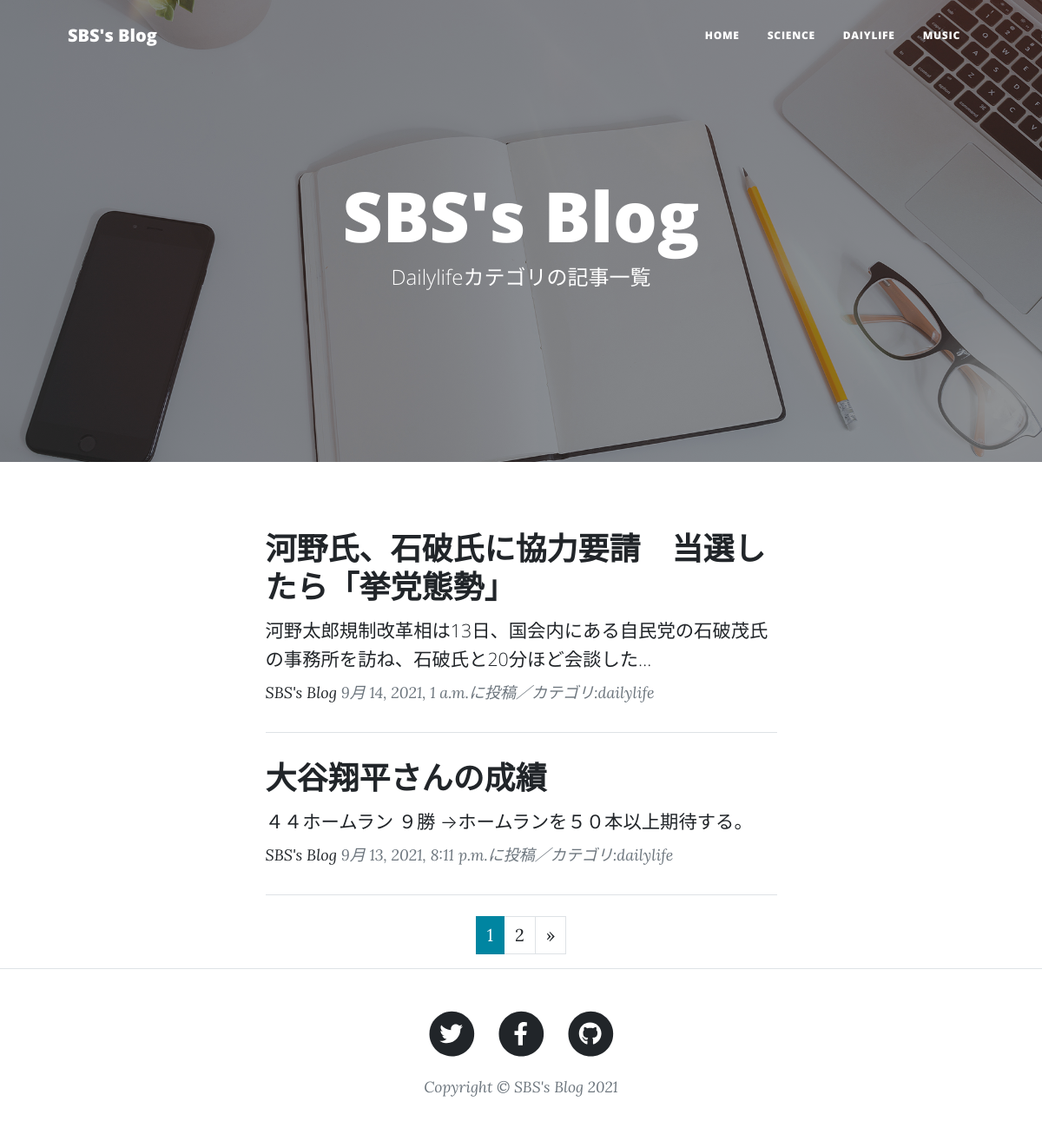
/dailylife-list/, run on the app's committed database.
### blog/models.py (models this page shows, shortened)
class BlogPost(models.Model):
	CATEGORY = (('science','科学のこと'),('dailylife','日常のこと'),('music','音楽のこと'))
	title = models.CharField(
			verbose_name='タイトル',
			max_length=200
			)
	content = models.TextField(
			verbose_name='本文'
			)
	posted_at = models.DateTimeField(
			verbose_name='投稿日時',
			auto_now_add=True
			)
	category = models.CharField(
			verbose_name='カテゴリ',
			max_length=50,
			choices=CATEGORY
			)

### blog/views.py (the view)
# urls.py: path('dailylife-list/',views.DailylifeView.as_view(),name='dailylife_list'),
class DailylifeView(ListView):
	template_name = 'dailylife_list.html'
	model = BlogPost
	context_object_name = 'dailylife_records'
	queryset = BlogPost.objects.filter(category='dailylife').order_by('-posted_at')
	paginate_by = 2

### templates/dailylife_list.html (shortened to what this page needs)
{% extends 'base.html' %}
{% load static %}
        {% block header %}
        <header class="masthead" style="background-image: url({% static 'assets/img/home-bg.jpg' %})">
            <div class="container position-relative px-4 px-lg-5">
                <div class="row gx-4 gx-lg-5 justify-content-center">
                    <div class="col-md-10 col-lg-8 col-xl-7">
                        <div class="site-heading">
                            <h1>SBS's Blog</h1>
                            <span class="subheading">Dailylifeカテゴリの記事一覧</span>
                        </div>
                    </div>
                </div>
            </div>
        </header>
        {% endblock %}
        {% block contents %}
        <div class="container px-4 px-lg-5">
            <div class="row gx-4 gx-lg-5 justify-content-center">
                <div class="col-md-10 col-lg-8 col-xl-7">
                    {% for record in dailylife_records %}
                    <div class="post-preview">
                        <a href="{% url 'blog:blog_detail' record.pk %}">
                            <h2 class="post-title">{{ record.title }}</h2>
                            <h3 class="post-subtitle">
                                <span style="font-size : 16pt">
                                    {{ record.content|truncatechars:50}}
                                </span>
                            </h3>
                        </a>
                        <p class="post-meta">
                            <a href="#!">SBS's Blog</a>
                            {{ record.posted_at}}に投稿／カテゴリ:{{ record.category }}
                        </p>
                    </div>
                    <hr class="my-4" />
                    {% endfor %}
                    {% include "pagination.html" %}
                </div>
            </div>
        </div>
        {% endblock %}

### data on the page
BlogPost: title "河野氏、石破氏に協力要請 当選したら「挙党態勢」", content "河野太郎規制改革相は13日、国会内にある自民党の石破茂氏の事務所を訪ね、石破氏と20分ほど会談した…", posted_at "9月 14, 2021, 1 a.m.", category "dailylife"
BlogPost: title "大谷翔平さんの成績", content "４４ホームラン ９勝 →ホームランを５０本以上期待する。", posted_at "9月 13, 2021, 8:11 p.m.", category "dailylife"

### other printed values
{{ num }} "1"
{{ num }} "2"
